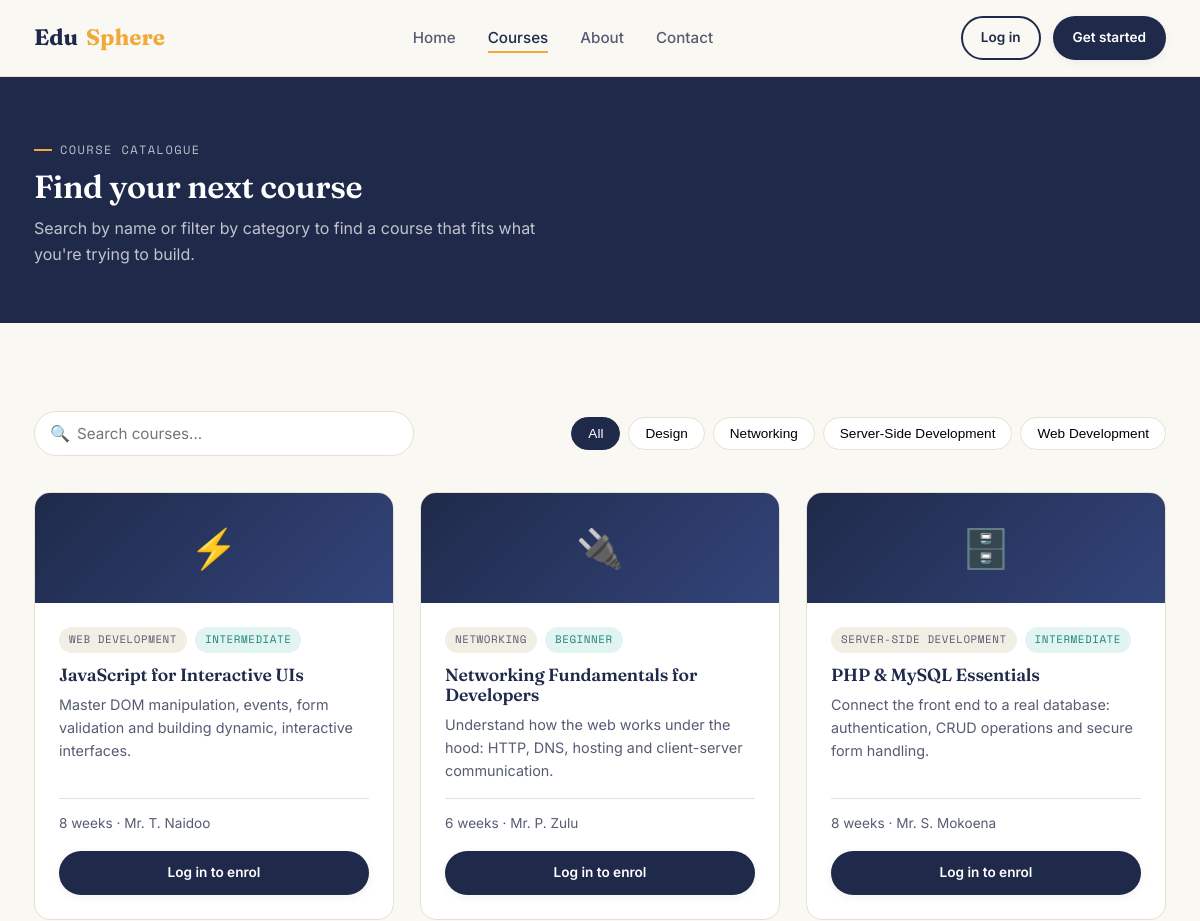
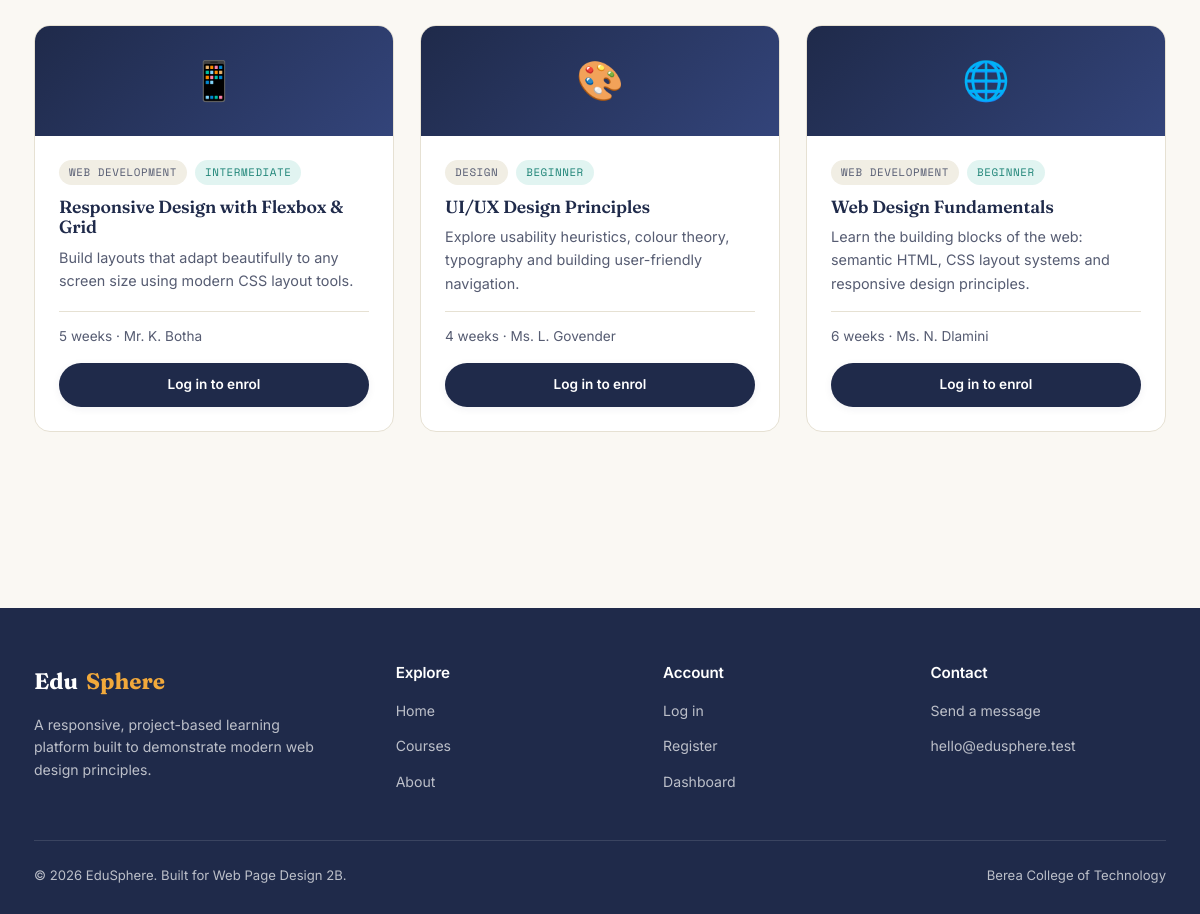
/courses.php, run on the app's committed database (2 pictures, top to bottom).
### tables this page shows
CREATE TABLE IF NOT EXISTS courses (
    id INT AUTO_INCREMENT PRIMARY KEY,
    title VARCHAR(150) NOT NULL,
    category VARCHAR(50) NOT NULL,
    level VARCHAR(20) NOT NULL,
    duration_weeks INT NOT NULL,
    instructor VARCHAR(100) NOT NULL,
    description TEXT NOT NULL,
    icon VARCHAR(10) DEFAULT '📘'
);

### includes/functions.php (called while the page is built, shortened)
<?php
function isLoggedIn() {
    return isset($_SESSION['user_id']);
}

### courses.php (the view, shortened to what this page needs)
<?php
require_once 'includes/config.php';
require_once 'includes/functions.php';
require_once 'includes/header.php';
$result = $conn->query("SELECT * FROM courses ORDER BY title ASC");
$categories = $conn->query("SELECT DISTINCT category FROM courses ORDER BY category ASC");
$catList = [];
while ($row = $categories->fetch_assoc()) { $catList[] = $row['category']; }
$enrolledIds = [];
?>
<header class="section-tight" style="background:var(--navy); color:#fff; padding-top:56px;">
  <div class="container">
    <p class="eyebrow" style="color:rgba(255,255,255,.7)">Course catalogue</p>
    <h1 style="color:#fff; margin:10px 0;">Find your next course</h1>
    <p style="color:rgba(255,255,255,.72); max-width:520px;">Search by name or filter by category to find a course that fits what you're trying to build.</p>
  </div>
</header>
<section class="section">
  <div class="container">
    <div class="toolbar">
      <div class="search-box">
        <span class="icon">🔍</span>
        <input type="text" id="courseSearch" placeholder="Search courses...">
      </div>
      <div class="filter-chips">
        <button class="chip active" data-category="All">All</button>
        <?php foreach ($catList as $cat): ?>
          <button class="chip" data-category="<?php echo htmlspecialchars($cat); ?>"><?php echo htmlspecialchars($cat); ?></button>
        <?php endforeach; ?>
      </div>
    </div>
    <div class="course-grid" id="courseGrid">
      <?php while ($course = $result->fetch_assoc()): ?>
        <div class="course-card reveal in-view" data-title="<?php echo htmlspecialchars($course['title']); ?>" data-category="<?php echo htmlspecialchars($course['category']); ?>">
          <div class="course-banner"><?php echo $course['icon']; ?></div>
          <div class="course-body">
            <div class="course-meta">
              <span class="tag"><?php echo htmlspecialchars($course['category']); ?></span>
              <span class="tag level"><?php echo htmlspecialchars($course['level']); ?></span>
            </div>
            <h3><?php echo htmlspecialchars($course['title']); ?></h3>
            <p><?php echo htmlspecialchars($course['description']); ?></p>
            <div class="course-footer">
              <span><?php echo (int)$course['duration_weeks']; ?> weeks · <?php echo htmlspecialchars($course['instructor']); ?></span>
            </div>
            <div style="margin-top:16px;">
              <?php if (in_array($course['id'], $enrolledIds)): ?>
                <a href="dashboard.php" class="btn btn-outline btn-sm btn-block">Already enrolled</a>
              <?php else: ?>
                <a href="login.php" class="btn btn-primary btn-sm btn-block">Log in to enrol</a>
              <?php endif; ?>
            </div>
          </div>
        </div>
      <?php endwhile; ?>
    </div>
  </div>
</section>
<?php require_once 'includes/footer.php'; ?>

### includes/header.php (shortened to what this page needs)
<!DOCTYPE html>
<html lang="en">
<head>
<link rel="stylesheet" href="css/style.css">
</head>
<body>
<nav class="navbar">
  <div class="nav-inner">
    <a href="index.php" class="logo">Edu<span>Sphere</span></a>
    <ul class="nav-links" id="navLinks">
      <li><a href="index.php" class="<?php echo basename($_SERVER['PHP_SELF'])=='index.php'?'active':''; ?>">Home</a></li>
      <li><a href="courses.php" class="<?php echo basename($_SERVER['PHP_SELF'])=='courses.php'?'active':''; ?>">Courses</a></li>
      <li><a href="about.php" class="<?php echo basename($_SERVER['PHP_SELF'])=='about.php'?'active':''; ?>">About</a></li>
      <li><a href="contact.php" class="<?php echo basename($_SERVER['PHP_SELF'])=='contact.php'?'active':''; ?>">Contact</a></li>
    </ul>
    <div class="nav-actions" id="navActions">
      <?php if (isset($_SESSION['user_id'])): ?>
        <span class="eyebrow">Hi, <?php echo explode(' ', $_SESSION['user_name'])[0]; ?></span>
        <a href="logout.php" class="btn btn-outline btn-sm">Log out</a>
      <?php else: ?>
        <a href="login.php" class="btn btn-outline btn-sm">Log in</a>
        <a href="register.php" class="btn btn-primary btn-sm">Get started</a>
      <?php endif; ?>
    </div>
  </div>
</nav>

### includes/footer.php (shortened to what this page needs)
<footer class="site-footer">
  <div class="container">
    <div class="footer-grid">
      <div>
        <a href="index.php" class="logo" style="color:#fff;">Edu<span>Sphere</span></a>
        <p style="margin-top:14px; font-size:.88rem; max-width:280px;">A responsive, project-based learning platform built to demonstrate modern web design principles.</p>
      </div>
      <div>
        <h4>Explore</h4>
        <ul>
          <li><a href="index.php">Home</a></li>
          <li><a href="courses.php">Courses</a></li>
          <li><a href="about.php">About</a></li>
        </ul>
      </div>
      <div>
        <h4>Account</h4>
        <ul>
          <li><a href="login.php">Log in</a></li>
          <li><a href="register.php">Register</a></li>
          <li><a href="dashboard.php">Dashboard</a></li>
        </ul>
      </div>
      <div>
        <h4>Contact</h4>
        <ul>
          <li><a href="contact.php">Send a message</a></li>
          <li><a href="mailto:hello@edusphere.test">hello@edusphere.test</a></li>
        </ul>
      </div>
    </div>
    <div class="footer-bottom">
      <span>&copy; <?php echo date('Y'); ?> EduSphere. Built for Web Page Design 2B.</span>
      <span>Berea College of Technology</span>
    </div>
  </div>
</footer>
</body>
</html>

### data on the page
courses: icon "⚡", category "WEB DEVELOPMENT", level "INTERMEDIATE", title "JavaScript for Interactive UIs", description "Master DOM manipulation, events, form validation and building dynamic, interactive interfaces.", duration_weeks "8", instructor "Mr. T. Naidoo", shows "Log in to enrol"
courses: icon "🔌", category "NETWORKING", level "BEGINNER", title "Networking Fundamentals for Developers", description "Understand how the web works under the hood: HTTP, DNS, hosting and client-server communication.", duration_weeks "6", instructor "Mr. P. Zulu", shows "Log in to enrol"
courses: icon "🗄️", category "SERVER-SIDE DEVELOPMENT", level "INTERMEDIATE", title "PHP & MySQL Essentials", description "Connect the front end to a real database: authentication, CRUD operations and secure form handling.", duration_weeks "8", instructor "Mr. S. Mokoena", shows "Log in to enrol"
courses: icon "📱", category "WEB DEVELOPMENT", level "INTERMEDIATE", title "Responsive Design with Flexbox & Grid", description "Build layouts that adapt beautifully to any screen size using modern CSS layout tools.", duration_weeks "5", instructor "Mr. K. Botha", shows "Log in to enrol"
courses: icon "🎨", category "DESIGN", level "BEGINNER", title "UI/UX Design Principles", description "Explore usability heuristics, colour theory, typography and building user-friendly navigation.", duration_weeks "4", instructor "Ms. L. Govender", shows "Log in to enrol"
courses: icon "🌐", category "WEB DEVELOPMENT", level "BEGINNER", title "Web Design Fundamentals", description "Learn the building blocks of the web: semantic HTML, CSS layout systems and responsive design principles.", duration_weeks "6", instructor "Ms. N. Dlamini", shows "Log in to enrol"

### other printed values
$cat "Design"
$cat "Networking"
$cat "Server-Side Development"
$cat "Web Development"
